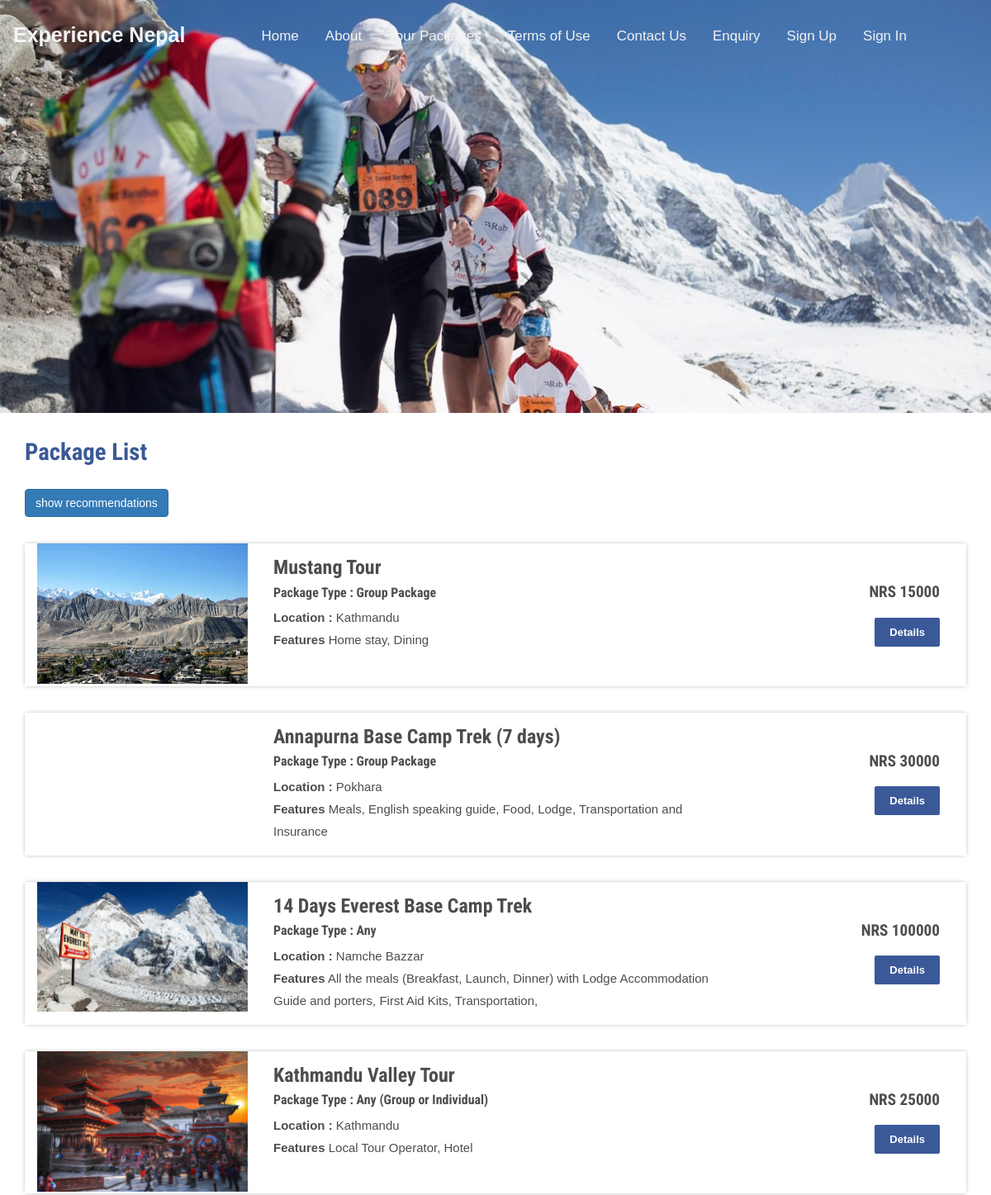
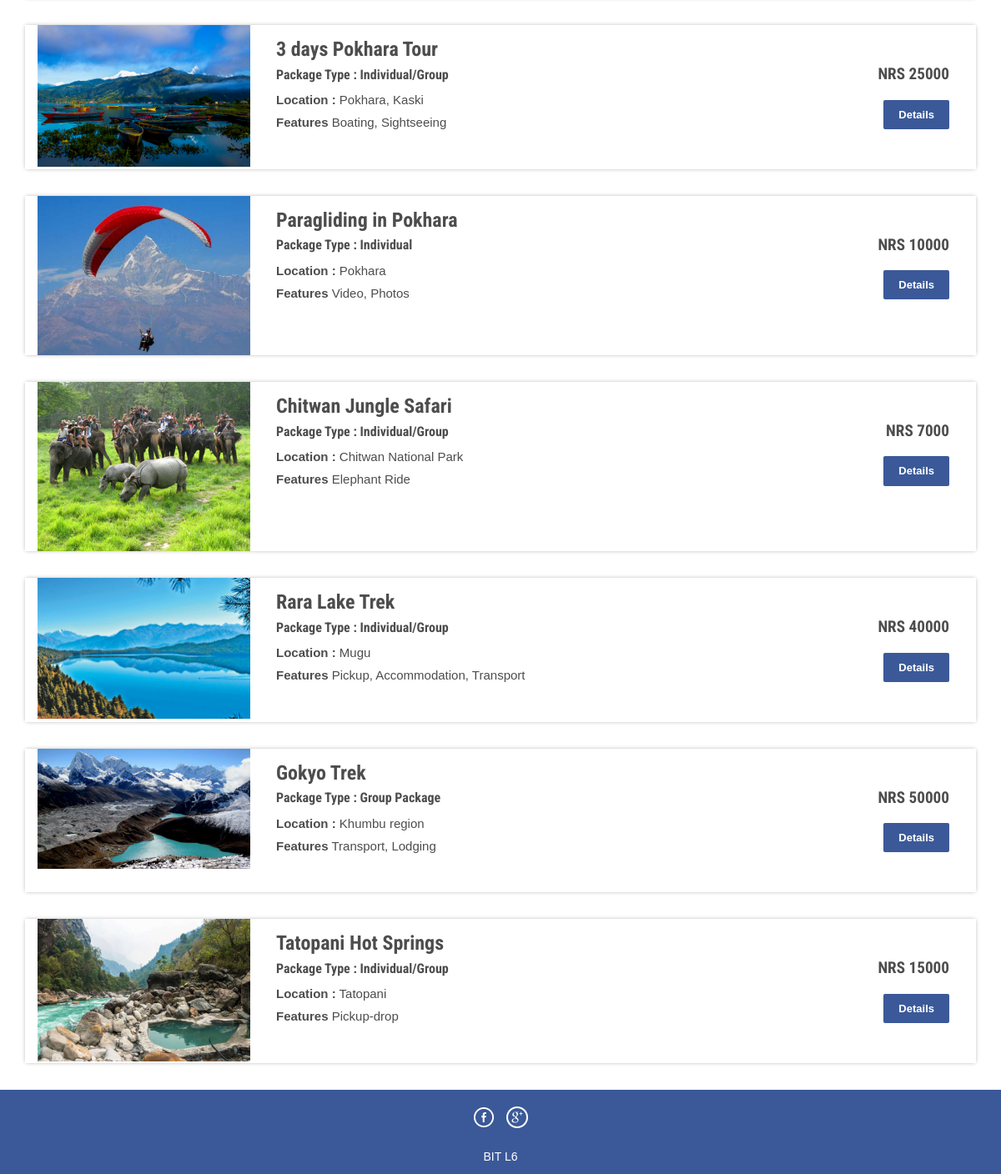
The page /tms/package-list.php on the database its author committed (2 pictures, top to bottom).
### tables this page shows
CREATE TABLE `tbltourpackages` (
  `PackageId` int(11) NOT NULL,
  `PackageName` varchar(200) DEFAULT NULL,
  `PackageType` varchar(150) DEFAULT NULL,
  `PackageLocation` varchar(100) DEFAULT NULL,
  `PackagePrice` int(11) DEFAULT NULL,
  `PackageFetures` varchar(255) DEFAULT NULL,
  `PackageDetails` mediumtext DEFAULT NULL,
  `PackageImage` varchar(100) DEFAULT NULL,
  `Creationdate` timestamp NULL DEFAULT current_timestamp(),
  `UpdationDate` timestamp NULL DEFAULT NULL ON UPDATE current_timestamp()
);

### tms/package-list.php (the view, shortened to what this page needs)
<?php
include('includes/config.php');
?>
<!DOCTYPE HTML>
<html>
<head>
<link href="css/bootstrap.css" rel='stylesheet' type='text/css' />
<link href="css/style.css" rel='stylesheet' type='text/css' />
<link href="css/font-awesome.css" rel="stylesheet">
<link href="css/flaticon.css" rel="stylesheet">
<link href="css/animate.css" rel="stylesheet" type="text/css" media="all">
</head>
<body>
<div class="banner-3">
<?php include('includes/header.php');?>
	</div>
<div class="rooms">
	<div class="container">
		<div class="room-bottom">
			<h3 style="color:#3b5998">Package List</h3><br>
			<form action="user_recommendation.php">
			<input type="submit" name="show_packages" class="btn btn-primary" value="show recommendations">
			</form>
<?php $sql = "SELECT * from tbltourpackages";
$query = $dbh->prepare($sql);
$query->execute();
$results=$query->fetchAll(PDO::FETCH_OBJ);
if($query->rowCount() > 0)
{
foreach($results as $result)
{	?>
			<div class="rom-btm">
				<div class="col-md-3 room-left wow fadeInLeft animated" data-wow-delay=".5s">
					<img src="admin/pacakgeimages/<?php echo htmlentities($result->PackageImage);?>" class="img-responsive" alt="">
				</div>
				<div class="col-md-6 room-midle wow fadeInUp animated" data-wow-delay=".5s">
					<h4><?php echo htmlentities($result->PackageName);?></h4>
					<h6>Package Type : <?php echo htmlentities($result->PackageType);?></h6>
					<p><b>Location :</b> <?php echo htmlentities($result->PackageLocation);?></p>
					<p><b>Features</b> <?php echo htmlentities($result->PackageFetures);?></p>
				</div>
				<div class="col-md-3 room-right wow fadeInRight animated" data-wow-delay=".5s">
					<h5>NRS <?php echo htmlentities($result->PackagePrice);?></h5>
					<a href="package-details.php?pkgid=<?php echo htmlentities($result->PackageId);?>" class="view">Details</a>
				</div>
				<div class="clearfix"></div>
			</div>
<?php }} ?>
		</div>
	</div>
</div>
<?php include('includes/footer.php');?>
</body>
</html>

### tms/includes/header.php (shortened to what this page needs)
<html>
<head>
</head>
<body>
				<div class ="topnav" id="myTopnav">
						<a class="logo" href="index.php" style="font-size:30px; margin-top:0px"><span>Experience Nepal</span></a>
						<a href="index.php">Home</a>
						<a href="page.php?type=aboutus">About</a>
						<a href="package-list.php">Tour Packages</a>
						<a href="page.php?type=terms">Terms of Use</a>
						<a href="page.php?type=contact">Contact Us</a>
								<?php if($_SESSION['login'])
{?>
						<a href="#" data-toggle="modal" data-target="#myModal3"> Help/Support </a>
						<a href="profile.php"> My Profile </a>
								<?php } else { ?>
						<a href="enquiry.php"> Enquiry </a>
						<a href="#" data-toggle="modal" data-target="#myModal"  >Sign Up</a></button>
						<a class="link" href="#" data-toggle="modal" data-target="#myModal4"  >Sign In</a></button>
						<?php } ?>
								<div class="clearfix"></div>
				</div>
</body>
</html>

### tms/includes/footer.php
<div class="copy-right">
	<div class="container">
		<div class="footer-social-icons wow fadeInDown animated animated" data-wow-delay=".5s" style="visibility: visible; animation-delay: 0.5s; animation-name: fadeInDown;">
			<ul>
				<li><a class="facebook" href="#"><span>Facebook</span></a></li>
				<li><a class="googleplus" href="#"><span>Google+</span></a></li>
			</ul>
		</div>
		<p class="wow zoomIn animated animated" data-wow-delay=".5s" style="visibility: visible; animation-delay: 0.5s; animation-name: zoomIn;">BIT L6</p>
	</div>
</div>

### tms/css/style.css (style rules this page uses)
body { font-family: "Poppins", Arial, sans-serif; background: #fff; font-size: 14px; line-height: 1.8; font-weight: 300; color: #4d4d4d; }
html, body { font-size: 100%; background: #fff; font-family: 'Open Sans', sans-serif; }
body a,.grid_1,plan_1,plan_1.one,plan_1.two,i.icon1, i.icon2, i.icon3, i.icon4, i.icon5, i.icon6 { transition:0.5s all; -webkit-transition:0.5s all; -moz-transition:0.5s all; -o-transition:0.5s all; -ms-transition:0.5s all; }
input[type="button"],input[type="submit"],li.parallelogram { transition:0.5s all; -webkit-transition:0.5s all; -moz-transition:0.5s all; -o-transition:0.5s all; -ms-transition:0.5s all; }
h1,h2,h3,h4,h5,h6 { margin:0; font-family: 'Roboto Condensed', sans-serif; }
p { margin:0; }
ul { margin:0; padding:0; }
.logo span { color:whitesmoke; font-weight: bold; font-size: 25px; }
.logo { margin-right: 60px; }
.copy-right p { color:#fff; font-size:14px; line-height: 1.8em; }
.copy-right { background:#3b5998; text-align: center; padding: 0.5em 0; }
a.view { padding: 6px 18px; font-weight: 700; color: #fff; background-color: #3b5998; border: 0; font-size: 13px; border-radius: 2px; -webkit-transition: all .2s; -moz-transition: all .2s; transition: all .2s; margin-top: 20px; display: inline-block; }
.banner-3 { background: url(../images/1412663975.jpg)no-repeat; background-size: cover; -webkit-background-size: cover; -o-background-size: cover; -ms-background-size: cover; -moz-background-size: cover; min-height:500px; }
.rom-btm { margin-top: 2em; box-shadow: 0px 0px 5px -1px rgba(0, 0, 0, 0.37); }
.room-bottom h3 { font-size: 1.8em; font-weight: 700; color: #34ad00; }
.room-bottom { padding: 2em 0; }
.rom-btm h4 { font-size: 1.5em; font-weight: 700; }
.rom-btm p { font-size: 15px; }
.rom-btm h6 { font-size: 1em; font-weight: 700; margin: 0.5em 0; }
.room-right { text-align: right; padding: 3em 2em; }
.room-midle { padding: 1em; }
.rom-btm h5 { font-size: 1.2em; font-weight: 700; }
.footer-social-icons ul li { display:inline-block; margin:0 0.2em; }
.footer-social-icons ul li a { width:30px; height:30px; background:url('../images/img-sprite.png') no-repeat 0px 0px; display:inline-block; position: relative; }
.footer-social-icons ul li a.facebook { background-position:0px 0px; }
.footer-social-icons ul li a.googleplus { background-position:-90px 0px; }
.footer-social-icons { margin: 10px 0 10px; }
a.link { color:black; text-decoration: none; }

### tms/includes/header.php (style rules this page uses)
body { margin: 0; font-family: Arial, Helvetica, sans-serif; }
.topnav { overflow: hidden; <-- background-color: #333; --> }
.topnav a { float: left; display: block; color: #f2f2f2; text-align: center; padding: 14px 16px; text-decoration: none; font-size: 17px; margin-top:15px; }

### rows shown on the page
tbltourpackages: PackageImage (picture), PackageName "Mustang Tour", PackageType "Group Package", PackageLocation "Kathmandu", PackageFetures "Home stay, Dining", PackagePrice "15000"
tbltourpackages: PackageName "Annapurna Base Camp Trek (7 days)", PackageType "Group Package", PackageLocation "Pokhara", PackageFetures "Meals, English speaking guide, Food, Lodge, Transportation and Insurance", PackagePrice "30000"
tbltourpackages: PackageImage (picture), PackageName "14 Days Everest Base Camp Trek", PackageType "Any", PackageLocation "Namche Bazzar", PackageFetures "All the meals (Breakfast, Launch, Dinner) with Lodge Accommodation Guide and porters, First Aid Kits, Transportation,", PackagePrice "100000"
tbltourpackages: PackageImage (picture), PackageName "Kathmandu Valley Tour", PackageType "Any (Group or Individual)", PackageLocation "Kathmandu", PackageFetures "Local Tour Operator, Hotel", PackagePrice "25000"
tbltourpackages: PackageImage (picture), PackageName "3 days Pokhara Tour", PackageType "Individual/Group", PackageLocation "Pokhara, Kaski", PackageFetures "Boating, Sightseeing", PackagePrice "25000"
tbltourpackages: PackageImage (picture), PackageName "Paragliding in Pokhara", PackageType "Individual", PackageLocation "Pokhara", PackageFetures "Video, Photos", PackagePrice "10000"
tbltourpackages: PackageImage (picture), PackageName "Chitwan Jungle Safari", PackageType "Individual/Group", PackageLocation "Chitwan National Park", PackageFetures "Elephant Ride", PackagePrice "7000"
tbltourpackages: PackageImage (picture), PackageName "Rara Lake Trek", PackageType "Individual/Group", PackageLocation "Mugu", PackageFetures "Pickup, Accommodation, Transport", PackagePrice "40000"
tbltourpackages: PackageImage (picture), PackageName "Gokyo Trek", PackageType "Group Package", PackageLocation "Khumbu region", PackageFetures "Transport, Lodging", PackagePrice "50000"
tbltourpackages: PackageImage (picture), PackageName "Tatopani Hot Springs", PackageType "Individual/Group", PackageLocation "Tatopani", PackageFetures "Pickup-drop", PackagePrice "15000"
